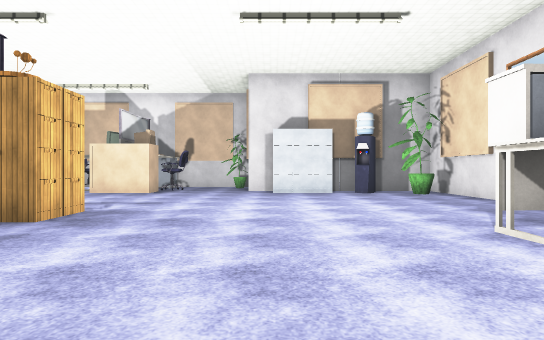
[1] (above)

21 first-person views from a walk through a scene from a Unity 3-D project. The camera is 1.4 m above the floor, looks level and sees 75° across. The floor is counted in squares, 2 m on a side. Each view is taken from the middle of a square. On the plan, view 1 faces up. The plan holds only what a view shows up to about 11 squares ahead; the rest is blank. The place goes on beyond the plan. The player is left out. Some animated figures are not drawn. Door leaves are left out, so doorways stand open. Some surface patterns are stand-ins.

[2]
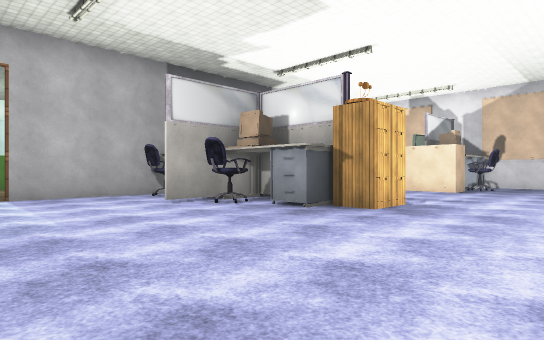

[3]
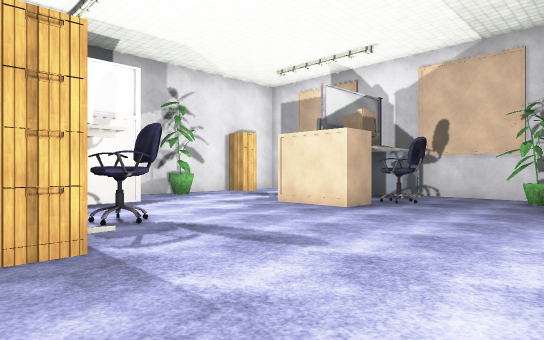

[4]
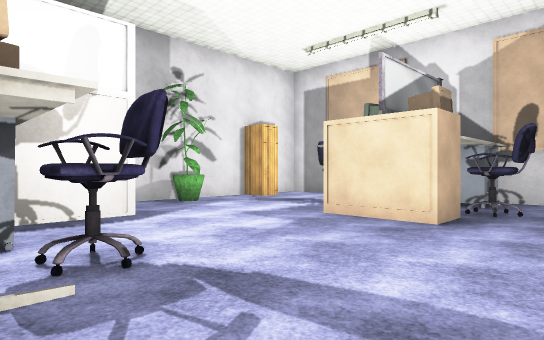

[5]
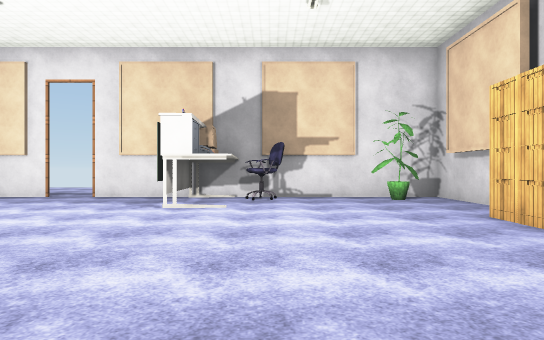

[6]
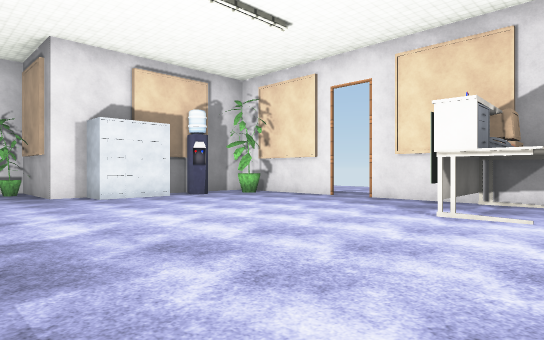

[7]
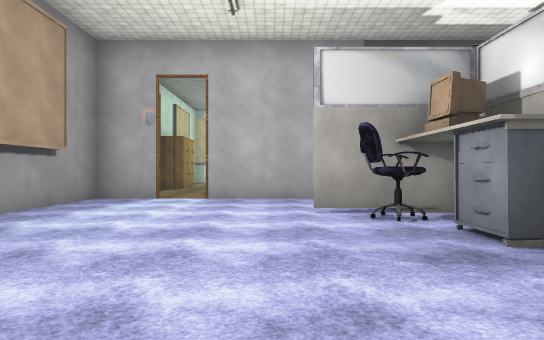

[8]
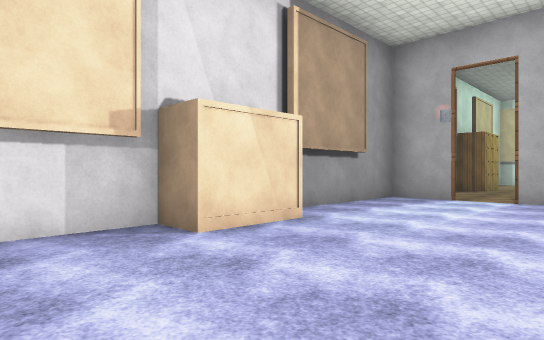

[9]
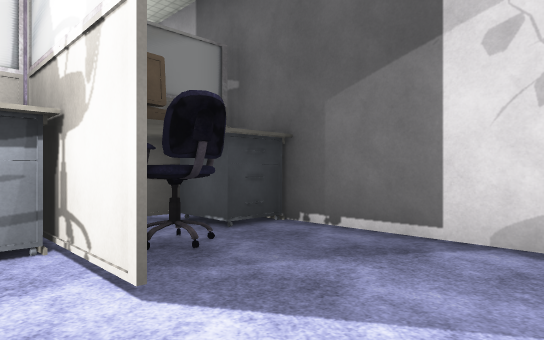

[10]
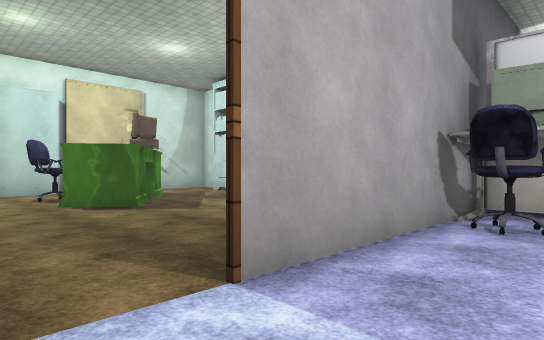

[11]
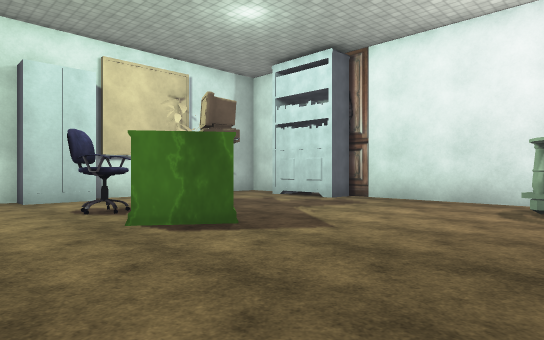

[12]
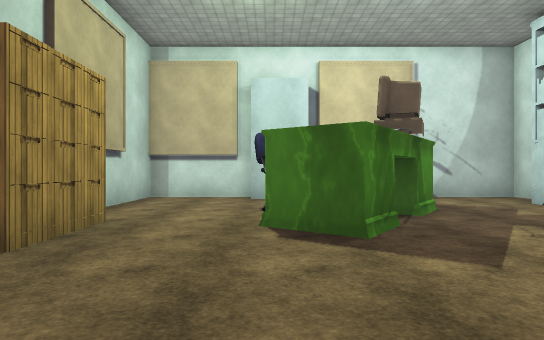

[13]
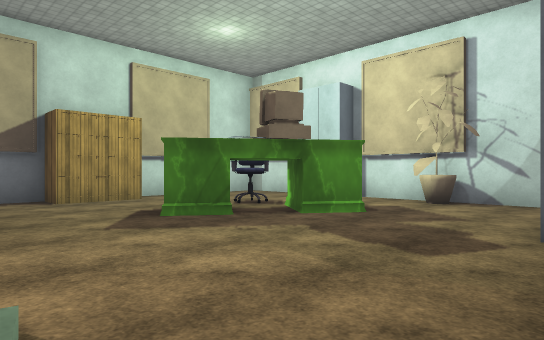

[14]
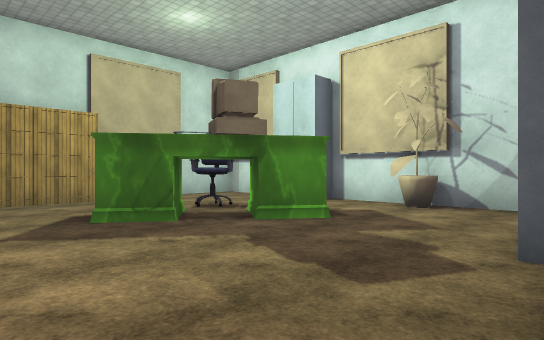

[15]
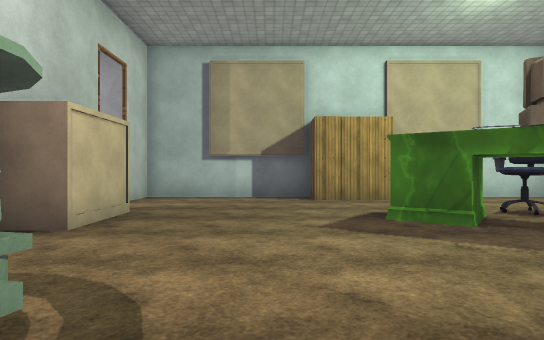

[16]
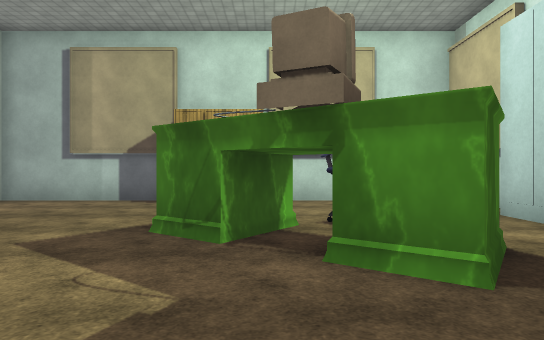

[17]
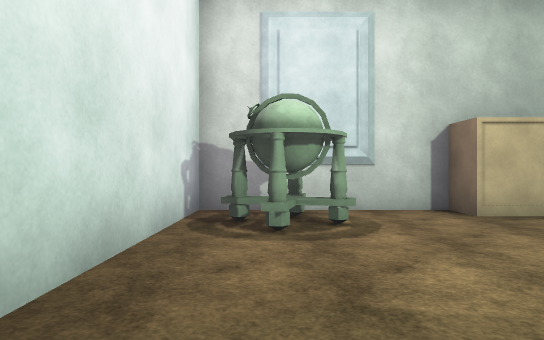

[18]
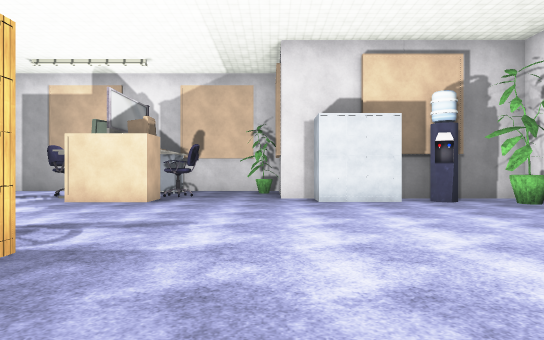

[19]
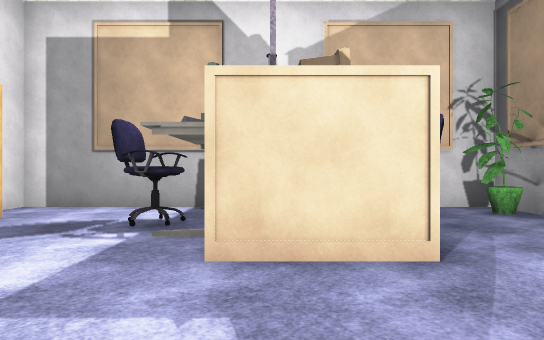

[20]
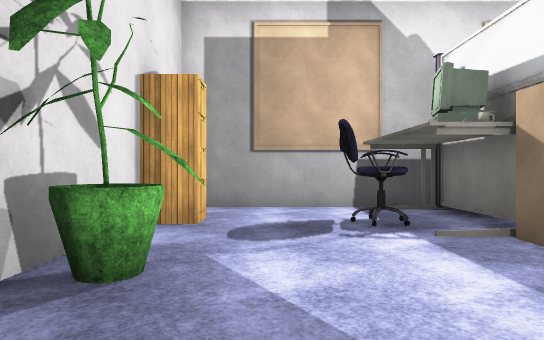

[21]
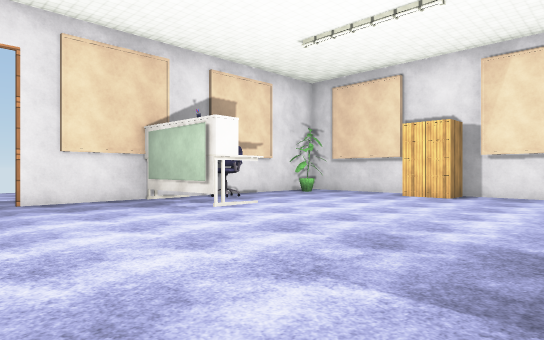

### Floor plan
Points are (right, up) in squares from view 1. A wall is a line through its corners. A room is listed if a view was taken in it or the views show most of it. See-through windows are left out.
Room 1 (views 1, 2, 3, 4, 5, 6, 7, 8, 9, 10, 18, 19, 20, 21)
walls: (-6.8, 4.5) (-6.8, 2.6); (0.1, 11.7) (-0.8, 11.7) (-0.8, 14.7) (-9.7, 14.7) (-9.7, 14.1); (3.4, 4.2) (5, 4.2); (-5, 12.4) (-5, 13.5); (-9.7, 4.4) (-9.7, 0.4); (-9.8, 4.6) (-9.8, 5.6); (-3.2, -2.3) (-0.5, -2.3); (5.2, 7.8) (5.2, 11.7) (2.1, 11.7); (5.2, 2.6) (5.2, 6.8); (-9.7, 12.6) (-9.7, 6.4); (-9.7, -0.8) (-9.7, -2.4); (1.8, -2.3) (5.2, -2.3) (5.2, 1.4); (-10, -2.3) (-6.1, -2.3)
ways out: open door at (-10, -0.5) to room 2; open door at (5, 7.5)
objects: other object (-10, 5); chair (-9, 4); computer (-9, 5); other object (-9, 6) to (-9, 7); plant (-9, 10); cupboard (-9, 13); computer (-8, 6) to (-7, 6); chair (-8, 7) to (-7, 7); other object (-7, 5); other object (-7, 8); chair (-7, 13); chair (-6, 3); computer (-6, 4); other object (-6, 5) to (-6, 7); other object (-5, 5); computer (-5, 6); chair (-5, 7); other object (-5, 12); other object (-5, 14); cupboard (-4, 5); cupboard (-4, 6); other object (-4, 11); other object (-4, 14); chair (-3, 12); other object (0, 11); other object (1, 11); other object (2, 11); other object (3, 4); other object (3, 11); plant (4, -1); chair (4, 2) to (5, 2); plant (4, 10)
Room 2 (views 11, 12, 13, 14, 15, 16, 17)
walls: (-15.5, 2.6) (-14.7, 2) (-15.5, 0.9); (-18.1, 2.8) (-17.4, 3.7); (-9.8, 2.9) (-9.8, 4.6); (-13.5, -2.3) (-10, -2.3); (-9.8, 5.6) (-9.8, 7.3) (-16.4, 7.3); (-17.5, -2.3) (-16.2, -2.3); (-20.2, 0.2) (-20.2, -2.3) (-17.6, -2.3); (-19.5, 7.3) (-20.2, 7.3) (-20.2, 1.8); (-9.8, -2.2) (-9.8, -1)
ways out: open door at (-10, -0.5) to room 1
objects: other object (-20, 1); other object (-20, 4) to (-19, 4); other object (-18, 7) to (-17, 7); chair (-17, 1); computer (-17, 3); cupboard (-16, -2); cupboard (-15, -2); cupboard (-14, -2); other object (-12, 5) to (-11, 6); other object (-11, 2)

Where each view was taken, in squares from view 1:
view 1: 0 up, 0 right, facing up
view 2: 1 down, 0 right, facing up-left
view 3: 5 up, 0 right, facing up-left
view 4: 6 up, 2 left, facing up-left
view 5: 2 up, 4 left, facing right
view 6: 2 up, 3 left, facing up-right
view 7: 2 up, 1 left, facing left
view 8: 2 up, 1 left, facing down-left
view 9: 10 up, 6 left, facing down-left
view 10: 1 down, 8 left, facing up-left
view 11: 1 down, 11 left, facing up-left
view 12: 1 up, 11 left, facing left
view 13: 7 up, 12 left, facing down-left
view 14: 7 up, 13 left, facing down-left
view 15: 7 up, 13 left, facing down
view 16: 6 up, 16 left, facing down
view 17: 6 up, 16 left, facing right
view 18: 3 up, 1 left, facing up
view 19: 8 up, 5 left, facing up
view 20: 8 up, 8 left, facing up
view 21: 8 up, 3 left, facing down-right
